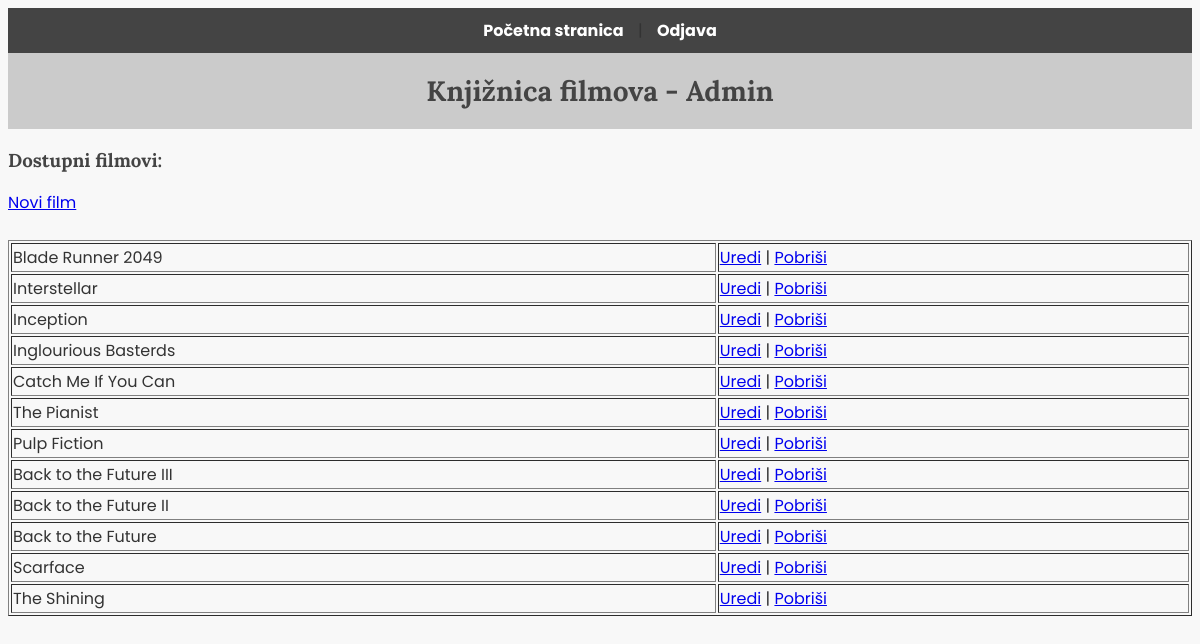
/filmovi_admin.php (signed in), run on the app's committed database.
### tables this page shows
CREATE TABLE `filmovi` (
    `id` INT AUTO_INCREMENT PRIMARY KEY,
    `objavljeno` TINYINT NOT NULL,
    `naslov` VARCHAR(255) NOT NULL,
    `zanr` VARCHAR(255) NOT NULL,
    `redatelj` VARCHAR(255) NOT NULL,
    `metraza` INT NOT NULL,
    `godina_izdanja` INT NOT NULL,
    `glumci` TEXT NOT NULL,
    `radnja` TEXT NOT NULL
);

### filmovi_admin.php (the view, shortened to what this page needs)
<?php
include("pdo.php");
$upit = $db->query("SELECT * FROM filmovi ORDER BY godina_izdanja DESC");
$rezultat = $upit->fetchAll();
if(count($rezultat)>0){
    echo "<div class='row medium-10 large-8 columns'>";
    echo "<h3>Dostupni filmovi:</h3>";
    echo "<a href='film_forma.php'>Novi film</a>";
    echo "</div>";
    echo "<br>";
    echo "<div class='row medium-10 large-8 columns'>";
    echo "<table width='100%' border='1'>";
    foreach($rezultat as $film){
        echo "<tr>";
        echo "<td>" . $film['naslov'] . "</td>";
        echo "<td>";
        echo "<a href='film_forma.php?id=" . $film['id'] . "'>Uredi</a> | ";
        echo "<a href='brisanje.php?id=" . $film['id'] . "'>Pobriši</a>";
        echo "</td>";
        echo "</tr>";
    }
    echo "</table>";
echo "</div>";
} else {
    echo "<p>Nema podataka za prikaz.</p>";
}
?>

### data on the page
filmovi: naslov "Blade Runner 2049"
filmovi: naslov "Interstellar"
filmovi: naslov "Inception"
filmovi: naslov "Inglourious Basterds"
filmovi: naslov "Catch Me If You Can"
filmovi: naslov "The Pianist"
filmovi: naslov "Pulp Fiction"
filmovi: naslov "Back to the Future III"
filmovi: naslov "Back to the Future II"
filmovi: naslov "Back to the Future"
filmovi: naslov "Scarface"
filmovi: naslov "The Shining"
